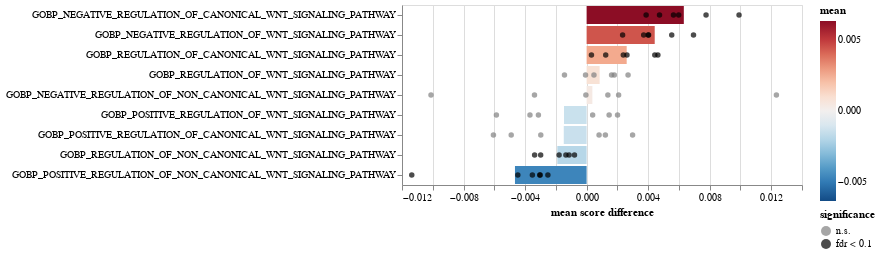

This figure's notebook cell:
### Code cell
tmp_res = res.loc[lambda x: x["variable"].isin(selected_wnt_pathways)].pipe(
    sh.util.fdr_correction
)
ch = sh.pairwise.plot_paired_fc(
    pb_pw_malignant_b2,
    groupby="cell_phenotype",
    paired_by="patient",
    metric="diff",
    var_names=selected_wnt_pathways,
    de_res_df=tmp_res,
    pvalue_col="fdr",
    var_col="variable",
    swap_axes=True,
)
ch.save(f"{artifact_dir}/gobp_wnt_malignant_b_vs_fos_malignant_b_barchart.pdf")
ch.display()

### Figure 1 — Vega-Lite specification as saved in the notebook (floating-point values rounded to 4 significant figures)
{"config": {"view": {"continuousWidth": 400, "continuousHeight": 300}}, "layer": [{"data": {"name": "data-2b626916196da4bb661642bfc85ad443"}, "mark": "bar", "encoding": {"color": {"field": "mean", "scale": {"domain": [-0.006318, 0.006318], "reverse": true, "scheme": "redblue"}, "type": "quantitative"}, "x": {"field": "mean", "type": "quantitative"}, "y": {"field": "variable", "sort": ["GOBP_NEGATIVE_REGULATION_OF_CANONICAL_WNT_SIGNALING_PATHWAY", "GOBP_NEGATIVE_REGULATION_OF_WNT_SIGNALING_PATHWAY", "GOBP_REGULATION_OF_CANONICAL_WNT_SIGNALING_PATHWAY", "GOBP_REGULATION_OF_WNT_SIGNALING_PATHWAY", "GOBP_NEGATIVE_REGULATION_OF_NON_CANONICAL_WNT_SIGNALING_PATHWAY", "GOBP_POSITIVE_REGULATION_OF_WNT_SIGNALING_PATHWAY", "GOBP_POSITIVE_REGULATION_OF_CANONICAL_WNT_SIGNALING_PATHWAY", "GOBP_REGULATION_OF_NON_CANONICAL_WNT_SIGNALING_PATHWAY", "GOBP_POSITIVE_REGULATION_OF_NON_CANONICAL_WNT_SIGNALING_PATHWAY"], "type": "nominal"}}}, {"data": {"name": "data-12a57def9d753e3759a1d7aef41d48e4"}, "mark": "circle", "encoding": {"color": {"field": "significance", "scale": {"domain": ["n.s.", "fdr < 0.1"], "range": ["grey", "black"]}, "type": "nominal"}, "x": {"field": "value", "title": "mean score difference", "type": "quantitative"}, "y": {"axis": {"labelLimit": 500, "title": ""}, "field": "variable", "sort": ["GOBP_NEGATIVE_REGULATION_OF_CANONICAL_WNT_SIGNALING_PATHWAY", "GOBP_NEGATIVE_REGULATION_OF_WNT_SIGNALING_PATHWAY", "GOBP_REGULATION_OF_CANONICAL_WNT_SIGNALING_PATHWAY", "GOBP_REGULATION_OF_WNT_SIGNALING_PATHWAY", "GOBP_NEGATIVE_REGULATION_OF_NON_CANONICAL_WNT_SIGNALING_PATHWAY", "GOBP_POSITIVE_REGULATION_OF_WNT_SIGNALING_PATHWAY", "GOBP_POSITIVE_REGULATION_OF_CANONICAL_WNT_SIGNALING_PATHWAY", "GOBP_REGULATION_OF_NON_CANONICAL_WNT_SIGNALING_PATHWAY", "GOBP_POSITIVE_REGULATION_OF_NON_CANONICAL_WNT_SIGNALING_PATHWAY"], "type": "nominal"}}}], "$schema": "https://vega.github.io/schema/vega-lite/v4.17.0.json", "datasets": {"data-2b626916196da4bb661642bfc85ad443": [{"variable": "GOBP_NEGATIVE_REGULATION_OF_CANONICAL_WNT_SIGNALING_PATHWAY", "mean": 0.006318}, {"variable": "GOBP_NEGATIVE_REGULATION_OF_NON_CANONICAL_WNT_SIGNALING_PATHWAY", "mean": 0.0003743}, {"variable": "GOBP_NEGATIVE_REGULATION_OF_WNT_SIGNALING_PATHWAY", "mean": 0.004427}, {"variable": "GOBP_POSITIVE_REGULATION_OF_CANONICAL_WNT_SIGNALING_PATHWAY", "mean": -0.001486}, {"variable": "GOBP_POSITIVE_REGULATION_OF_NON_CANONICAL_WNT_SIGNALING_PATHWAY", "mean": -0.004657}, {"variable": "GOBP_POSITIVE_REGULATION_OF_WNT_SIGNALING_PATHWAY", "mean": -0.001469}, {"variable": "GOBP_REGULATION_OF_CANONICAL_WNT_SIGNALING_PATHWAY", "mean": 0.002605}, {"variable": "GOBP_REGULATION_OF_NON_CANONICAL_WNT_SIGNALING_PATHWAY", "mean": -0.001905}, {"variable": "GOBP_REGULATION_OF_WNT_SIGNALING_PATHWAY", "mean": 0.0008473}], "data-12a57def9d753e3759a1d7aef41d48e4": [{"patient": "P1", "variable": "GOBP_NEGATIVE_REGULATION_OF_CANONICAL_WNT_SIGNALING_PATHWAY", "value": 0.007764, "mean": 0.006318, "coef": 0.006318, "intercept": -0.01806, "pvalue": 0.0008818, "group": "fos_malignant_b", "fdr": 0.004776, "significance": "fdr < 0.1"}, {"patient": "P2", "variable": "GOBP_NEGATIVE_REGULATION_OF_CANONICAL_WNT_SIGNALING_PATHWAY", "value": 0.005646, "mean": 0.006318, "coef": 0.006318, "intercept": -0.01806, "pvalue": 0.0008818, "group": "fos_malignant_b", "fdr": 0.004776, "significance": "fdr < 0.1"}, {"patient": "P3", "variable": "GOBP_NEGATIVE_REGULATION_OF_CANONICAL_WNT_SIGNALING_PATHWAY", "value": 0.009908, "mean": 0.006318, "coef": 0.006318, "intercept": -0.01806, "pvalue": 0.0008818, "group": "fos_malignant_b", "fdr": 0.004776, "significance": "fdr < 0.1"}, {"patient": "P4", "variable": "GOBP_NEGATIVE_REGULATION_OF_CANONICAL_WNT_SIGNALING_PATHWAY", "value": 0.005986, "mean": 0.006318, "coef": 0.006318, "intercept": -0.01806, "pvalue": 0.0008818, "group": "fos_malignant_b", "fdr": 0.004776, "significance": "fdr < 0.1"}, {"patient": "P5", "variable": "GOBP_NEGATIVE_REGULATION_OF_CANONICAL_WNT_SIGNALING_PATHWAY", "value": 0.004739, "mean": 0.006318, "coef": 0.006318, "intercept": -0.01806, "pvalue": 0.0008818, "group": "fos_malignant_b", "fdr": 0.004776, "significance": "fdr < 0.1"}, {"patient": "P6", "variable": "GOBP_NEGATIVE_REGULATION_OF_CANONICAL_WNT_SIGNALING_PATHWAY", "value": 0.003868, "mean": 0.006318, "coef": 0.006318, "intercept": -0.01806, "pvalue": 0.0008818, "group": "fos_malignant_b", "fdr": 0.004776, "significance": "fdr < 0.1"}, {"patient": "P1", "variable": "GOBP_NEGATIVE_REGULATION_OF_NON_CANONICAL_WNT_SIGNALING_PATHWAY", "value": 0.01234, "mean": 0.0003743, "coef": 0.0003743, "intercept": 0.02144, "pvalue": 0.9058, "group": "fos_malignant_b", "fdr": 0.9058, "significance": "n.s."}, {"patient": "P2", "variable": "GOBP_NEGATIVE_REGULATION_OF_NON_CANONICAL_WNT_SIGNALING_PATHWAY", "value": -4.808e-05, "mean": 0.0003743, "coef": 0.0003743, "intercept": 0.02144, "pvalue": 0.9058, "group": "fos_malignant_b", "fdr": 0.9058, "significance": "n.s."}, {"patient": "P3", "variable": "GOBP_NEGATIVE_REGULATION_OF_NON_CANONICAL_WNT_SIGNALING_PATHWAY", "value": 0.00208, "mean": 0.0003743, "coef": 0.0003743, "intercept": 0.02144, "pvalue": 0.9058, "group": "fos_malignant_b", "fdr": 0.9058, "significance": "n.s."}, {"patient": "P4", "variable": "GOBP_NEGATIVE_REGULATION_OF_NON_CANONICAL_WNT_SIGNALING_PATHWAY", "value": 0.001381, "mean": 0.0003743, "coef": 0.0003743, "intercept": 0.02144, "pvalue": 0.9058, "group": "fos_malignant_b", "fdr": 0.9058, "significance": "n.s."}, {"patient": "P5", "variable": "GOBP_NEGATIVE_REGULATION_OF_NON_CANONICAL_WNT_SIGNALING_PATHWAY", "value": -0.003388, "mean": 0.0003743, "coef": 0.0003743, "intercept": 0.02144, "pvalue": 0.9058, "group": "fos_malignant_b", "fdr": 0.9058, "significance": "n.s."}, {"patient": "P6", "variable": "GOBP_NEGATIVE_REGULATION_OF_NON_CANONICAL_WNT_SIGNALING_PATHWAY", "value": -0.01011, "mean": 0.0003743, "coef": 0.0003743, "intercept": 0.02144, "pvalue": 0.9058, "group": "fos_malignant_b", "fdr": 0.9058, "significance": "n.s."}, {"patient": "P1", "variable": "GOBP_NEGATIVE_REGULATION_OF_WNT_SIGNALING_PATHWAY", "value": 0.005533, "mean": 0.004427, "coef": 0.004427, "intercept": -0.01292, "pvalue": 0.001061, "group": "fos_malignant_b", "fdr": 0.004776, "significance": "fdr < 0.1"}, {"patient": "P2", "variable": "GOBP_NEGATIVE_REGULATION_OF_WNT_SIGNALING_PATHWAY", "value": 0.004, "mean": 0.004427, "coef": 0.004427, "intercept": -0.01292, "pvalue": 0.001061, "group": "fos_malignant_b", "fdr": 0.004776, "significance": "fdr < 0.1"}, {"patient": "P3", "variable": "GOBP_NEGATIVE_REGULATION_OF_WNT_SIGNALING_PATHWAY", "value": 0.006948, "mean": 0.004427, "coef": 0.004427, "intercept": -0.01292, "pvalue": 0.001061, "group": "fos_malignant_b", "fdr": 0.004776, "significance": "fdr < 0.1"}, {"patient": "P4", "variable": "GOBP_NEGATIVE_REGULATION_OF_WNT_SIGNALING_PATHWAY", "value": 0.00403, "mean": 0.004427, "coef": 0.004427, "intercept": -0.01292, "pvalue": 0.001061, "group": "fos_malignant_b", "fdr": 0.004776, "significance": "fdr < 0.1"}, {"patient": "P5", "variable": "GOBP_NEGATIVE_REGULATION_OF_WNT_SIGNALING_PATHWAY", "value": 0.003709, "mean": 0.004427, "coef": 0.004427, "intercept": -0.01292, "pvalue": 0.001061, "group": "fos_malignant_b", "fdr": 0.004776, "significance": "fdr < 0.1"}, {"patient": "P6", "variable": "GOBP_NEGATIVE_REGULATION_OF_WNT_SIGNALING_PATHWAY", "value": 0.00234, "mean": 0.004427, "coef": 0.004427, "intercept": -0.01292, "pvalue": 0.001061, "group": "fos_malignant_b", "fdr": 0.004776, "significance": "fdr < 0.1"}, {"patient": "P1", "variable": "GOBP_POSITIVE_REGULATION_OF_CANONICAL_WNT_SIGNALING_PATHWAY", "value": 0.00122, "mean": -0.001486, "coef": -0.001486, "intercept": 0.02068, "pvalue": 0.3669, "group": "fos_malignant_b", "fdr": 0.4127, "significance": "n.s."}, {"patient": "P2", "variable": "GOBP_POSITIVE_REGULATION_OF_CANONICAL_WNT_SIGNALING_PATHWAY", "value": 0.002988, "mean": -0.001486, "coef": -0.001486, "intercept": 0.02068, "pvalue": 0.3669, "group": "fos_malignant_b", "fdr": 0.4127, "significance": "n.s."}, {"patient": "P3", "variable": "GOBP_POSITIVE_REGULATION_OF_CANONICAL_WNT_SIGNALING_PATHWAY", "value": -0.006056, "mean": -0.001486, "coef": -0.001486, "intercept": 0.02068, "pvalue": 0.3669, "group": "fos_malignant_b", "fdr": 0.4127, "significance": "n.s."}, {"patient": "P4", "variable": "GOBP_POSITIVE_REGULATION_OF_CANONICAL_WNT_SIGNALING_PATHWAY", "value": -0.004901, "mean": -0.001486, "coef": -0.001486, "intercept": 0.02068, "pvalue": 0.3669, "group": "fos_malignant_b", "fdr": 0.4127, "significance": "n.s."}, {"patient": "P5", "variable": "GOBP_POSITIVE_REGULATION_OF_CANONICAL_WNT_SIGNALING_PATHWAY", "value": -0.002979, "mean": -0.001486, "coef": -0.001486, "intercept": 0.02068, "pvalue": 0.3669, "group": "fos_malignant_b", "fdr": 0.4127, "significance": "n.s."}, {"patient": "P6", "variable": "GOBP_POSITIVE_REGULATION_OF_CANONICAL_WNT_SIGNALING_PATHWAY", "value": 0.00081, "mean": -0.001486, "coef": -0.001486, "intercept": 0.02068, "pvalue": 0.3669, "group": "fos_malignant_b", "fdr": 0.4127, "significance": "n.s."}, {"patient": "P1", "variable": "GOBP_POSITIVE_REGULATION_OF_NON_CANONICAL_WNT_SIGNALING_PATHWAY", "value": -0.01137, "mean": -0.004657, "coef": -0.004657, "intercept": -0.008852, "pvalue": 0.01918, "group": "fos_malignant_b", "fdr": 0.03452, "significance": "fdr < 0.1"}, {"patient": "P2", "variable": "GOBP_POSITIVE_REGULATION_OF_NON_CANONICAL_WNT_SIGNALING_PATHWAY", "value": -0.002517, "mean": -0.004657, "coef": -0.004657, "intercept": -0.008852, "pvalue": 0.01918, "group": "fos_malignant_b", "fdr": 0.03452, "significance": "fdr < 0.1"}, {"patient": "P3", "variable": "GOBP_POSITIVE_REGULATION_OF_NON_CANONICAL_WNT_SIGNALING_PATHWAY", "value": -0.003023, "mean": -0.004657, "coef": -0.004657, "intercept": -0.008852, "pvalue": 0.01918, "group": "fos_malignant_b", "fdr": 0.03452, "significance": "fdr < 0.1"}, {"patient": "P4", "variable": "GOBP_POSITIVE_REGULATION_OF_NON_CANONICAL_WNT_SIGNALING_PATHWAY", "value": -0.003043, "mean": -0.004657, "coef": -0.004657, "intercept": -0.008852, "pvalue": 0.01918, "group": "fos_malignant_b", "fdr": 0.03452, "significance": "fdr < 0.1"}, {"patient": "P5", "variable": "GOBP_POSITIVE_REGULATION_OF_NON_CANONICAL_WNT_SIGNALING_PATHWAY", "value": -0.004471, "mean": -0.004657, "coef": -0.004657, "intercept": -0.008852, "pvalue": 0.01918, "group": "fos_malignant_b", "fdr": 0.03452, "significance": "fdr < 0.1"}, {"patient": "P6", "variable": "GOBP_POSITIVE_REGULATION_OF_NON_CANONICAL_WNT_SIGNALING_PATHWAY", "value": -0.003525, "mean": -0.004657, "coef": -0.004657, "intercept": -0.008852, "pvalue": 0.01918, "group": "fos_malignant_b", "fdr": 0.03452, "significance": "fdr < 0.1"}, {"patient": "P1", "variable": "GOBP_POSITIVE_REGULATION_OF_WNT_SIGNALING_PATHWAY", "value": 0.0003925, "mean": -0.001469, "coef": -0.001469, "intercept": 0.01158, "pvalue": 0.3117, "group": "fos_malignant_b", "fdr": 0.4008, "significance": "n.s."}, {"patient": "P2", "variable": "GOBP_POSITIVE_REGULATION_OF_WNT_SIGNALING_PATHWAY", "value": 0.002011, "mean": -0.001469, "coef": -0.001469, "intercept": 0.01158, "pvalue": 0.3117, "group": "fos_malignant_b", "fdr": 0.4008, "significance": "n.s."}, {"patient": "P3", "variable": "GOBP_POSITIVE_REGULATION_OF_WNT_SIGNALING_PATHWAY", "value": -0.005864, "mean": -0.001469, "coef": -0.001469, "intercept": 0.01158, "pvalue": 0.3117, "group": "fos_malignant_b", "fdr": 0.4008, "significance": "n.s."}, {"patient": "P4", "variable": "GOBP_POSITIVE_REGULATION_OF_WNT_SIGNALING_PATHWAY", "value": -0.003682, "mean": -0.001469, "coef": -0.001469, "intercept": 0.01158, "pvalue": 0.3117, "group": "fos_malignant_b", "fdr": 0.4008, "significance": "n.s."}, {"patient": "P5", "variable": "GOBP_POSITIVE_REGULATION_OF_WNT_SIGNALING_PATHWAY", "value": -0.003133, "mean": -0.001469, "coef": -0.001469, "intercept": 0.01158, "pvalue": 0.3117, "group": "fos_malignant_b", "fdr": 0.4008, "significance": "n.s."}, {"patient": "P6", "variable": "GOBP_POSITIVE_REGULATION_OF_WNT_SIGNALING_PATHWAY", "value": 0.001463, "mean": -0.001469, "coef": -0.001469, "intercept": 0.01158, "pvalue": 0.3117, "group": "fos_malignant_b", "fdr": 0.4008, "significance": "n.s."}, {"patient": "P1", "variable": "GOBP_REGULATION_OF_CANONICAL_WNT_SIGNALING_PATHWAY", "value": 0.004633, "mean": 0.002605, "coef": 0.002605, "intercept": 0.001641, "pvalue": 0.01354, "group": "fos_malignant_b", "fdr": 0.03047, "significance": "fdr < 0.1"}, {"patient": "P2", "variable": "GOBP_REGULATION_OF_CANONICAL_WNT_SIGNALING_PATHWAY", "value": 0.004433, "mean": 0.002605, "coef": 0.002605, "intercept": 0.001641, "pvalue": 0.01354, "group": "fos_malignant_b", "fdr": 0.03047, "significance": "fdr < 0.1"}, {"patient": "P3", "variable": "GOBP_REGULATION_OF_CANONICAL_WNT_SIGNALING_PATHWAY", "value": 0.002385, "mean": 0.002605, "coef": 0.002605, "intercept": 0.001641, "pvalue": 0.01354, "group": "fos_malignant_b", "fdr": 0.03047, "significance": "fdr < 0.1"}, {"patient": "P4", "variable": "GOBP_REGULATION_OF_CANONICAL_WNT_SIGNALING_PATHWAY", "value": 0.0003132, "mean": 0.002605, "coef": 0.002605, "intercept": 0.001641, "pvalue": 0.01354, "group": "fos_malignant_b", "fdr": 0.03047, "significance": "fdr < 0.1"}, {"patient": "P5", "variable": "GOBP_REGULATION_OF_CANONICAL_WNT_SIGNALING_PATHWAY", "value": 0.001242, "mean": 0.002605, "coef": 0.002605, "intercept": 0.001641, "pvalue": 0.01354, "group": "fos_malignant_b", "fdr": 0.03047, "significance": "fdr < 0.1"}, {"patient": "P6", "variable": "GOBP_REGULATION_OF_CANONICAL_WNT_SIGNALING_PATHWAY", "value": 0.002623, "mean": 0.002605, "coef": 0.002605, "intercept": 0.001641, "pvalue": 0.01354, "group": "fos_malignant_b", "fdr": 0.03047, "significance": "fdr < 0.1"}, {"patient": "P1", "variable": "GOBP_REGULATION_OF_NON_CANONICAL_WNT_SIGNALING_PATHWAY", "value": -0.003381, "mean": -0.001905, "coef": -0.001905, "intercept": 0.005877, "pvalue": 0.006709, "group": "fos_malignant_b", "fdr": 0.02013, "significance": "fdr < 0.1"}, {"patient": "P2", "variable": "GOBP_REGULATION_OF_NON_CANONICAL_WNT_SIGNALING_PATHWAY", "value": -0.0007883, "mean": -0.001905, "coef": -0.001905, "intercept": 0.005877, "pvalue": 0.006709, "group": "fos_malignant_b", "fdr": 0.02013, "significance": "fdr < 0.1"}, {"patient": "P3", "variable": "GOBP_REGULATION_OF_NON_CANONICAL_WNT_SIGNALING_PATHWAY", "value": -0.001141, "mean": -0.001905, "coef": -0.001905, "intercept": 0.005877, "pvalue": 0.006709, "group": "fos_malignant_b", "fdr": 0.02013, "significance": "fdr < 0.1"}, {"patient": "P4", "variable": "GOBP_REGULATION_OF_NON_CANONICAL_WNT_SIGNALING_PATHWAY", "value": -0.001788, "mean": -0.001905, "coef": -0.001905, "intercept": 0.005877, "pvalue": 0.006709, "group": "fos_malignant_b", "fdr": 0.02013, "significance": "fdr < 0.1"}, {"patient": "P5", "variable": "GOBP_REGULATION_OF_NON_CANONICAL_WNT_SIGNALING_PATHWAY", "value": -0.001347, "mean": -0.001905, "coef": -0.001905, "intercept": 0.005877, "pvalue": 0.006709, "group": "fos_malignant_b", "fdr": 0.02013, "significance": "fdr < 0.1"}, {"patient": "P6", "variable": "GOBP_REGULATION_OF_NON_CANONICAL_WNT_SIGNALING_PATHWAY", "value": -0.002986, "mean": -0.001905, "coef": -0.001905, "intercept": 0.005877, "pvalue": 0.006709, "group": "fos_malignant_b", "fdr": 0.02013, "significance": "fdr < 0.1"}, {"patient": "P1", "variable": "GOBP_REGULATION_OF_WNT_SIGNALING_PATHWAY", "value": 0.001623, "mean": 0.0008473, "coef": 0.0008473, "intercept": 0.008465, "pvalue": 0.2229, "group": "fos_malignant_b", "fdr": 0.3343, "significance": "n.s."}, {"patient": "P2", "variable": "GOBP_REGULATION_OF_WNT_SIGNALING_PATHWAY", "value": 0.002695, "mean": 0.0008473, "coef": 0.0008473, "intercept": 0.008465, "pvalue": 0.2229, "group": "fos_malignant_b", "fdr": 0.3343, "significance": "n.s."}, {"patient": "P3", "variable": "GOBP_REGULATION_OF_WNT_SIGNALING_PATHWAY", "value": -7.09e-05, "mean": 0.0008473, "coef": 0.0008473, "intercept": 0.008465, "pvalue": 0.2229, "group": "fos_malignant_b", "fdr": 0.3343, "significance": "n.s."}, {"patient": "P4", "variable": "GOBP_REGULATION_OF_WNT_SIGNALING_PATHWAY", "value": -0.001439, "mean": 0.0008473, "coef": 0.0008473, "intercept": 0.008465, "pvalue": 0.2229, "group": "fos_malignant_b", "fdr": 0.3343, "significance": "n.s."}, {"patient": "P5", "variable": "GOBP_REGULATION_OF_WNT_SIGNALING_PATHWAY", "value": 0.0004768, "mean": 0.0008473, "coef": 0.0008473, "intercept": 0.008465, "pvalue": 0.2229, "group": "fos_malignant_b", "fdr": 0.3343, "significance": "n.s."}, {"patient": "P6", "variable": "GOBP_REGULATION_OF_WNT_SIGNALING_PATHWAY", "value": 0.001799, "mean": 0.0008473, "coef": 0.0008473, "intercept": 0.008465, "pvalue": 0.2229, "group": "fos_malignant_b", "fdr": 0.3343, "significance": "n.s."}]}}
